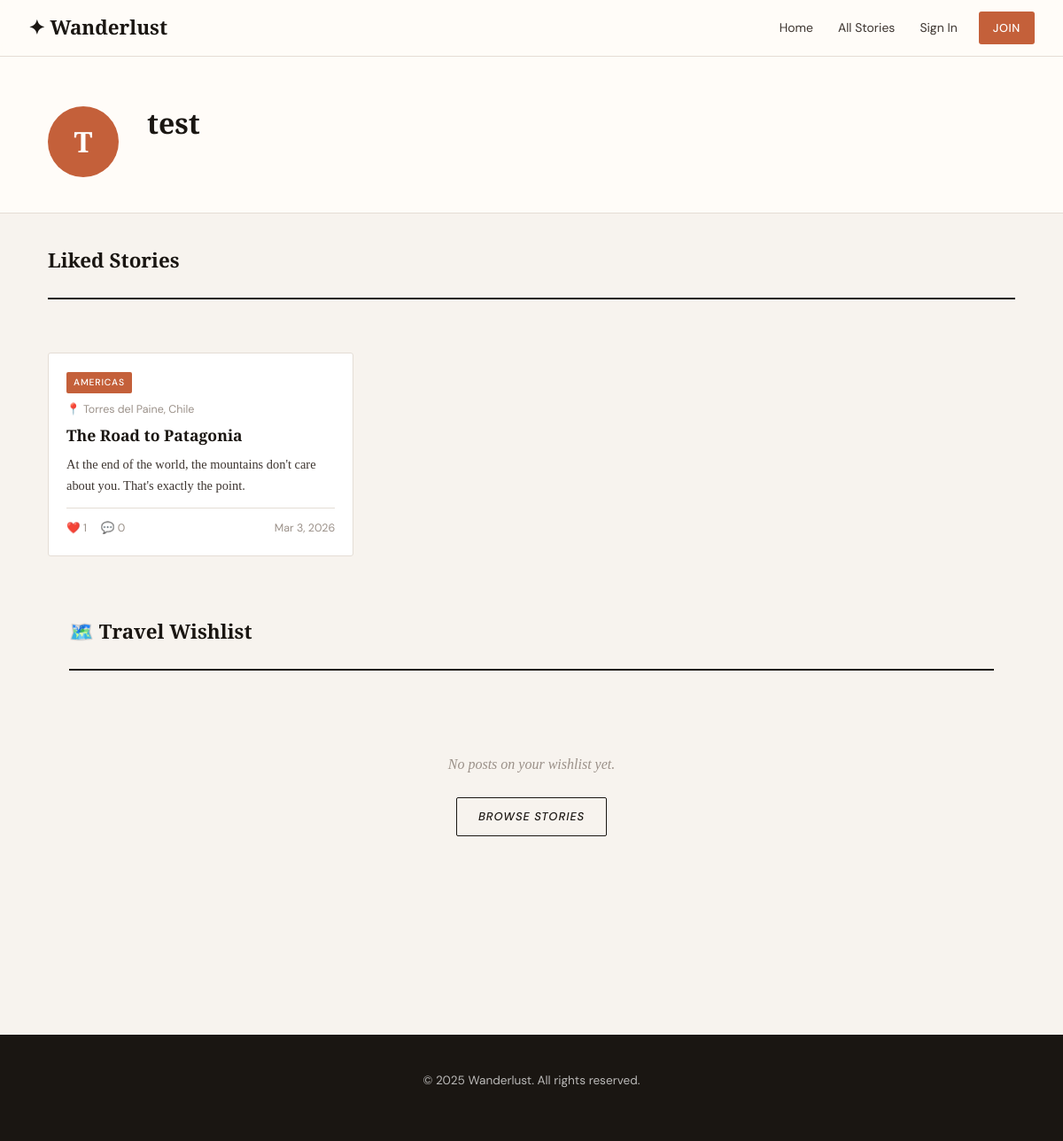
The page /accounts/profile/test/ on the database as committed earlier.
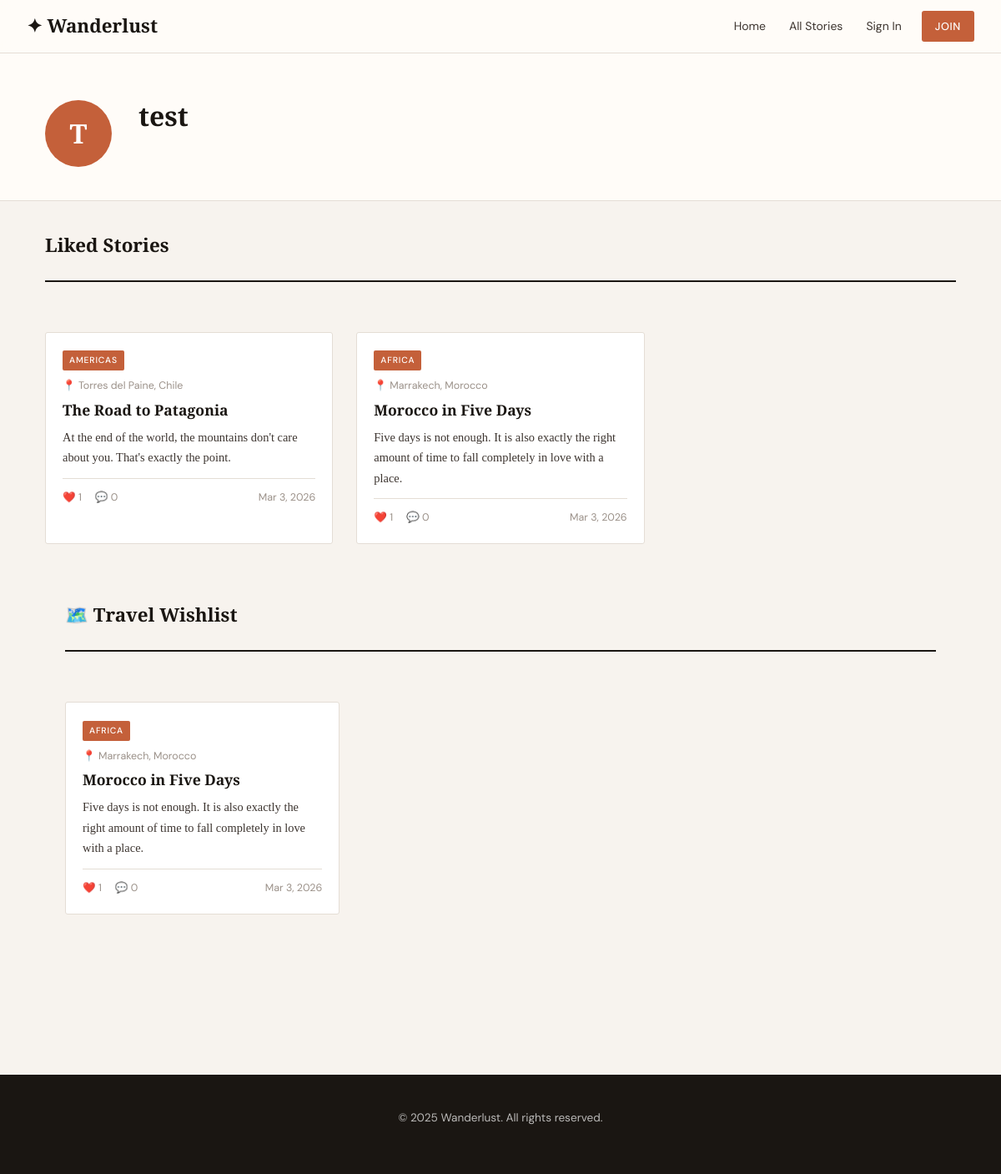
The same page on the database as committed later.
### blog/models.py (models this page shows, shortened)
class Like(models.Model):
    post = models.ForeignKey(Post, on_delete=models.CASCADE, related_name='likes')
    user = models.ForeignKey(User, on_delete=models.CASCADE, related_name='likes')
    created_at = models.DateTimeField(auto_now_add=True)
    class Meta:
        unique_together = ('post', 'user')

class Post(models.Model):
    STATUS_DRAFT = 'draft'
    STATUS_PUBLISHED = 'published'
    STATUS_CHOICES = [
        (STATUS_DRAFT, 'Draft'),
        (STATUS_PUBLISHED, 'Published'),
    ]
    title = models.CharField(max_length=200)
    slug = models.SlugField(max_length=200, unique=True, blank=True)
    author = models.ForeignKey(User, on_delete=models.CASCADE, related_name='posts')
    category = models.ForeignKey(Category, on_delete=models.SET_NULL, null=True, blank=True, related_name='posts')
    destination = models.CharField(max_length=100)
    excerpt = models.TextField(max_length=300)
    content = models.TextField()
    status = models.CharField(max_length=10, choices=STATUS_CHOICES, default=STATUS_DRAFT)
    created_at = models.DateTimeField(auto_now_add=True)
    featured = models.BooleanField(default=False)
    class Meta:
        ordering = ['-created_at']
    def get_absolute_url(self):
        return reverse('blog:post_detail', kwargs={'slug': self.slug})
    @property
    def like_count(self):
        return self.likes.count()
    @property
    def comment_count(self):
        return self.comments.filter(approved=True).count()

class Category(models.Model):
    name = models.CharField(max_length=100, unique=True)
    slug = models.SlugField(max_length=100, unique=True, blank=True)
    class Meta:
        verbose_name_plural = 'categories'

class Wishlist(models.Model):
    post = models.ForeignKey(Post, on_delete=models.CASCADE, related_name='wishlists')
    user = models.ForeignKey(User, on_delete=models.CASCADE, related_name='wishlists')
    created_at = models.DateTimeField(auto_now_add=True)
    class Meta:
        unique_together = ('post', 'user')

### accounts/views.py (the view)
# urls.py: path('profile/<str:username>/', views.profile_view, name='profile'),
def profile_view(request, username):
    profile_user = get_object_or_404(User, username=username)
    liked_posts = profile_user.likes.select_related('post').filter(
        post__status='published'
    )
    wishlisted_posts = profile_user.wishlists.select_related('post').filter(
        post__status='published'
    )
    context = {
        'profile_user': profile_user,
        'liked_posts': liked_posts,
        'wishlisted_posts': wishlisted_posts,
    }
    return render(request, 'accounts/profile.html', context)

### templates/accounts/profile.html (shortened to what this page needs)
{% extends 'base.html' %}
{% block content %}
<div class="profile-header-section">
  <div class="container px-4">
    <div class="profile-header-inner">
      <div class="profile-avatar-circle">
        {{ profile_user.username|first|upper }}
      </div>
      <div class="profile-info">
        <h1 class="profile-name">{{ profile_user.username }}</h1>
      </div>
    </div>
  </div>
</div>
<div class="container px-4 pb-5">
  <div class="section-header">
    <h2 class="section-title">Liked Stories</h2>
  </div>
  {% if liked_posts %}
    <div class="stories-grid">
      {% for like in liked_posts %}
      <article class="story-card">
        <a href="{{ like.post.get_absolute_url }}">
          <div class="story-card-body">
            {% if like.post.category %}
              <span class="story-category-tag">{{ like.post.category.name }}</span>
            {% endif %}
            <p class="story-dest">📍 {{ like.post.destination }}</p>
            <h3 class="story-title">{{ like.post.title }}</h3>
            <p class="story-excerpt">{{ like.post.excerpt }}</p>
            <div class="story-meta">
              <span>❤️ {{ like.post.like_count }}</span>
              <span>💬 {{ like.post.comment_count }}</span>
              <time>{{ like.post.created_at|date:"M j, Y" }}</time>
            </div>
          </div>
        </a>
      </article>
      {% endfor %}
    </div>
  {% else %}
    <div class="empty-state">
      <p>No liked stories yet.</p>
      <a href="/posts/" class="hero-btn" style="color: var(--ink); border-color: var(--ink);">Browse Stories</a>
    </div>
  {% endif %}
<div class="container px-4 pb-5">
  <div class="section-header">
    <h2 class="section-title">🗺️ Travel Wishlist</h2>
  </div>
  {% if wishlisted_posts %}
    <div class="stories-grid">
      {% for item in wishlisted_posts %}
      <article class="story-card">
        <a href="{{ item.post.get_absolute_url }}">
          <div class="story-card-body">
            {% if item.post.category %}
              <span class="story-category-tag">{{ item.post.category.name }}</span>
            {% endif %}
            <p class="story-dest">📍 {{ item.post.destination }}</p>
            <h3 class="story-title">{{ item.post.title }}</h3>
            <p class="story-excerpt">{{ item.post.excerpt }}</p>
            <div class="story-meta">
              <span>❤️ {{ item.post.like_count }}</span>
              <span>💬 {{ item.post.comment_count }}</span>
              <time>{{ item.post.created_at|date:"M j, Y" }}</time>
            </div>
          </div>
        </a>
      </article>
      {% endfor %}
    </div>
  {% else %}
    <div class="empty-state">
      <p>No posts on your wishlist yet.</p>
      <a href="/posts/" class="hero-btn" style="color: var(--ink); border-color: var(--ink);">Browse Stories</a>
    </div>
  {% endif %}
</div>
{% endblock %}

### templates/base.html (shortened to what this page needs)
<!doctype html>
<html lang="en">
    <head>
        {% load static %}
        <link
            href="https://cdn.jsdelivr.net/npm/bootstrap@5.3.2/dist/css/bootstrap.min.css"
            rel="stylesheet"
        />
        <link
            href="https://cdn.jsdelivr.net/npm/bootstrap-icons@1.11.3/font/bootstrap-icons.min.css"
            rel="stylesheet"
        />
        <link rel="stylesheet" href="{% static 'css/main.css' %}" />
    </head>
    <body>
        <nav class="site-nav">
            <div class="nav-inner">
                <a class="nav-brand" href="/">✦ Wanderlust</a>
                <div class="nav-links">
                    <a href="/" class="nav-link">Home</a>
                    <a href="/posts/" class="nav-link">All Stories</a>
                    {% if user.is_authenticated %}
                    <a
                        href="{% url 'accounts:profile' username=user.username %}"
                        class="nav-link"
                        >Profile</a
                    >
                    <form
                        method="post"
                        action="{% url 'logout' %}"
                        class="d-inline"
                    >
                        {% csrf_token %}
                        <button type="submit" class="nav-link">Sign Out</button>
                    </form>
                    {% else %}
                    <a href="{% url 'login' %}" class="nav-link">Sign In</a>
                    <a href="{% url 'accounts:register' %}" class="nav-cta"
                        >Join</a
                    >
                    {% endif %}
                </div>
            </div>
        </nav>
        <main>{% block content %}{% endblock %}</main>
        <footer class="site-footer">
            <p>© 2025 Wanderlust. All rights reserved.</p>
        </footer>
    </body>
</html>

### static/css/main.css (style rules this page uses)
:root { --ink: #1a1612; --ink-soft: #3d3530; --parchment: #f7f3ee; --cream: #fffcf8; --terra: #c4603a; --terra-dk: #a04e2e; --muted: #9b9189; --line: #e4ddd5; --white: #ffffff; --font-display: "Playfair Display", Georgia, serif; --font-body: "Source Serif 4", Georgia, serif; --font-ui: "DM Sans", system-ui, sans-serif; --nav-h: 64px; --shadow: 0 2px 20px rgba(26, 22, 18, 0.1); --shadow-hover: 0 8px 40px rgba(26, 22, 18, 0.18); }
*, *::before, *::after { box-sizing: border-box; margin: 0; padding: 0; }
html { scroll-behavior: smooth; }
body { background: var(--parchment); color: var(--ink); font-family: var(--font-body); font-size: 1rem; line-height: 1.7; min-height: 100vh; display: flex; flex-direction: column; }
main { flex: 1; padding-top: var(--nav-h); }
a { color: inherit; text-decoration: none; }
h1, h2, h3, h4 { font-family: var(--font-display); line-height: 1.2; color: var(--ink); }
.site-nav { position: fixed; top: 0; left: 0; right: 0; height: var(--nav-h); background: var(--cream); border-bottom: 1px solid var(--line); z-index: 1000; }
.nav-inner { height: 100%; display: flex; align-items: center; justify-content: space-between; padding: 0 2rem; }
.nav-brand { font-family: var(--font-display); font-size: 1.4rem; font-weight: 700; color: var(--ink); }
.nav-links { display: flex; align-items: center; gap: 0.25rem; }
.nav-link { font-family: var(--font-ui); font-size: 0.875rem; color: var(--ink-soft); padding: 0.4rem 0.75rem; border-radius: 3px; transition: color 0.2s, background 0.2s; background: none; border: none; cursor: pointer; }
.nav-cta { font-family: var(--font-ui); font-size: 0.8rem; font-weight: 500; letter-spacing: 0.05em; text-transform: uppercase; color: var(--white); background: var(--terra); padding: 0.45rem 1rem; border-radius: 3px; transition: background 0.2s; margin-left: 0.5rem; }
.stories-grid { display: grid; grid-template-columns: repeat(auto-fill, minmax(280px, 1fr)); gap: 1.75rem; padding: 2rem 0; }
.story-card { background: var(--white); border: 1px solid var(--line); border-radius: 3px; overflow: hidden; transition: box-shadow 0.25s, transform 0.25s; }
.story-card-body { padding: 1.1rem 1.25rem 1.25rem; }
.story-title { font-family: var(--font-display); font-size: 1.1rem; font-weight: 700; line-height: 1.35; margin-bottom: 0.5rem; }
.story-dest { font-family: var(--font-ui); font-size: 0.78rem; color: var(--muted); margin-bottom: 0.4rem; }
.story-excerpt { font-size: 0.9rem; color: var(--ink-soft); margin-bottom: 0.75rem; }
.site-footer { background: var(--ink); color: rgba(255, 255, 255, 0.7); padding: 2.5rem 0; margin-top: 4rem; font-family: var(--font-ui); font-size: 0.85rem; text-align: center; }
.section-header { display: flex; align-items: baseline; justify-content: space-between; padding: 2.5rem 0 1.25rem; border-bottom: 2px solid var(--ink); margin-bottom: 1.75rem; }
.section-title { font-family: var(--font-display); font-size: 1.4rem; font-weight: 700; }
.story-category-tag { display: inline-block; font-family: var(--font-ui); font-size: 0.65rem; font-weight: 500; letter-spacing: 0.08em; text-transform: uppercase; background: var(--terra); color: white; padding: 0.2rem 0.5rem; border-radius: 2px; margin-bottom: 0.5rem; }
.story-meta { display: flex; gap: 1rem; font-family: var(--font-ui); font-size: 0.78rem; color: var(--muted); border-top: 1px solid var(--line); padding-top: 0.75rem; margin-top: 0.75rem; }
.story-meta time { margin-left: auto; }
.site-nav { background: rgba(255, 252, 248, 0.95); backdrop-filter: blur(8px); -webkit-backdrop-filter: blur(8px); }
.profile-header-section { background: var(--cream); border-bottom: 1px solid var(--line); padding: 3.5rem 0 2.5rem; }
.profile-header-inner { display: flex; gap: 2rem; align-items: flex-start; }
.profile-avatar-circle { width: 80px; height: 80px; border-radius: 50%; background: var(--terra); color: white; font-family: var(--font-display); font-size: 2rem; font-weight: 900; display: flex; align-items: center; justify-content: center; flex-shrink: 0; }
.profile-name { font-family: var(--font-display); font-size: 2rem; font-weight: 900; margin-bottom: 0.35rem; }

Rows that differ between the two databases and show on the page:
added Like: post.category.name "AFRICA", post.destination "Marrakech, Morocco", post "Morocco in Five Days", post.excerpt "Five days is not enough. It is also exactly the right amount of time to fall completely in love with a place.", post.like_count "1", post.comment_count "0", post.created_at "Mar 3, 2026"
added Wishlist: post.category.name "AFRICA", post.destination "Marrakech, Morocco", post "Morocco in Five Days", post.excerpt "Five days is not enough. It is also exactly the right amount of time to fall completely in love with a place.", post.like_count "1", post.comment_count "0", post.created_at "Mar 3, 2026"
Other text that changed with them:
text no longer shown: "No posts on your wishlist yet. BROWSE STORIES"
